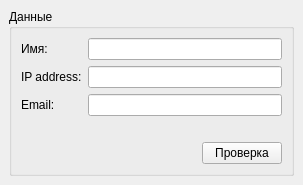
<?xml version="1.0" encoding="UTF-8"?>
<ui version="4.0">
 <class>MainWindow</class>
 <widget class="QMainWindow" name="MainWindow">
  <property name="geometry">
   <rect>
    <x>0</x>
    <y>0</y>
    <width>303</width>
    <height>185</height>
   </rect>
  </property>
  <property name="windowTitle">
   <string>QTest-Example</string>
  </property>
  <widget class="QWidget" name="centralwidget">
   <layout class="QGridLayout" name="gridLayout_3">
    <item row="0" column="0">
     <widget class="QGroupBox" name="groupBox">
      <property name="title">
       <string>Данные</string>
      </property>
      <layout class="QGridLayout" name="gridLayout_2">
       <item row="0" column="0">
        <layout class="QGridLayout" name="gridLayout">
         <item row="0" column="0">
          <widget class="QLabel" name="label">
           <property name="text">
            <string>Имя:</string>
           </property>
          </widget>
         </item>
         <item row="0" column="1">
          <widget class="QLineEdit" name="nameLineEdit"/>
         </item>
         <item row="1" column="0">
          <widget class="QLabel" name="label_3">
           <property name="text">
            <string>IP address:</string>
           </property>
          </widget>
         </item>
         <item row="1" column="1">
          <widget class="QLineEdit" name="ipAddressLineEdit"/>
         </item>
         <item row="2" column="0">
          <widget class="QLabel" name="label_2">
           <property name="text">
            <string>Email:</string>
           </property>
          </widget>
         </item>
         <item row="2" column="1">
          <widget class="QLineEdit" name="emailLineEdit"/>
         </item>
        </layout>
       </item>
       <item row="1" column="0">
        <spacer name="verticalSpacer">
         <property name="orientation">
          <enum>Qt::Vertical</enum>
         </property>
         <property name="sizeHint" stdset="0">
          <size>
           <width>20</width>
           <height>0</height>
          </size>
         </property>
        </spacer>
       </item>
       <item row="2" column="0">
        <layout class="QHBoxLayout" name="horizontalLayout">
         <item>
          <spacer name="horizontalSpacer">
           <property name="orientation">
            <enum>Qt::Horizontal</enum>
           </property>
           <property name="sizeHint" stdset="0">
            <size>
             <width>40</width>
             <height>20</height>
            </size>
           </property>
          </spacer>
         </item>
         <item>
          <widget class="QPushButton" name="pushButton">
           <property name="text">
            <string>Проверка</string>
           </property>
          </widget>
         </item>
        </layout>
       </item>
      </layout>
     </widget>
    </item>
   </layout>
  </widget>
 </widget>
 <resources/>
 <connections/>
</ui>
